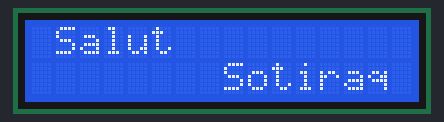
Recording of a sketch running on a simulated Arduino Uno, built with avr-gcc and run on an emulated ATmega328P. Parts: 16×2 character LCD.

Above: at 0.37 s.
At 1.18 s:
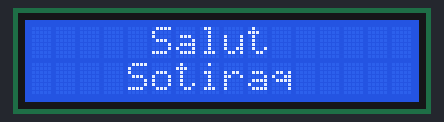
At 2.0 s:
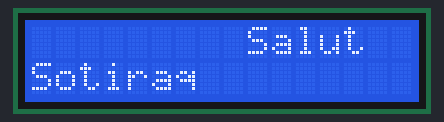
At 2.41 s:
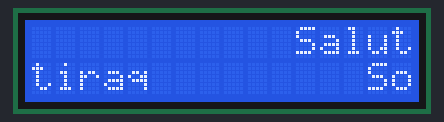
At 2.82 s:
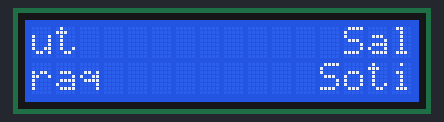
At 3.54 s:
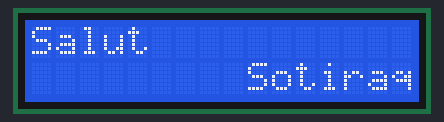

Measured:
- by itself, everything shown: repeats every 3.5 s, in 16 steps
- what the display in image 5 shows lasts 0.4 s, from 3.3 s to 3.7 s

The sketch:

tema5_lcd_double.ino
```cpp
#include <LiquidCrystal.h>
#include <String.h>

#define ROWS 2
#define COLS 16

LiquidCrystal lcd(4, 5, 10, 11, 12, 13);


String firstMessage = "Salut";
String secondMessage = "Sotiraq";
String last1, last2 = " ";

int delayCounter = 0;
int posCounterToLeft = 16 - secondMessage.length();
int posCounterToRight = 0;

void setup() {
  lcd.begin(COLS, ROWS);
  Serial.begin(9600);

}

void loop()
{
  if(delayCounter == 0)
  {
    if(posCounterToLeft > 0 && posCounterToRight < COLS - secondMessage.length() + 1)
    {
      lcd.clear();
      lcd.setCursor(posCounterToLeft, 1);
      lcd.print(secondMessage);
      lcd.setCursor(posCounterToRight, 0);
      lcd.print(firstMessage);

    }
    else
    {
      last2 = secondMessage.substring(-posCounterToLeft);
      last1 = firstMessage.substring(COLS - posCounterToRight);

      lcd.clear();
      lcd.setCursor(0, 1);
      lcd.print(last2);
      lcd.setCursor(16 + posCounterToLeft, 1);
      lcd.print(secondMessage);
      lcd.setCursor(0, 0);
      lcd.print(last1);
      lcd.setCursor(posCounterToRight, 0);
      lcd.print(firstMessage);


    }
    posCounterToLeft--;
    posCounterToRight++;
    if(posCounterToLeft == -1 - secondMessage.length() && posCounterToRight > 15 )
    {
      posCounterToLeft = 16 - secondMessage.length();
      posCounterToRight = 0 ;
      last1 = " ";

    }
  }
  delayCounter++;

  if(delayCounter>=4)
  {
    delayCounter = 0;
  }

  delay(50);

}
```
